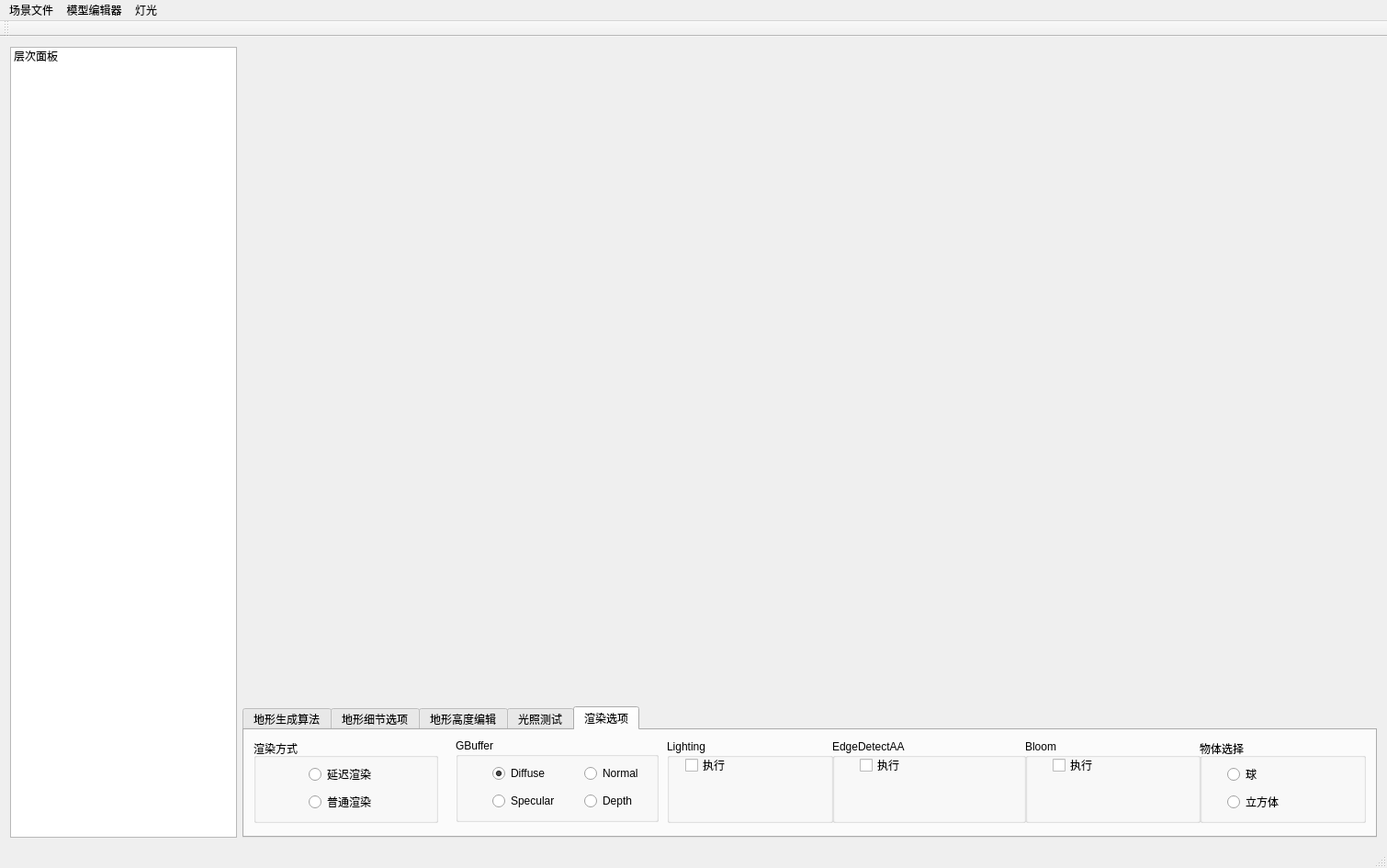
<?xml version="1.0" encoding="UTF-8"?>
<ui version="4.0">
 <class>KMyEngineEditorClass</class>
 <widget class="QMainWindow" name="KMyEngineEditorClass">
  <property name="geometry">
   <rect>
    <x>0</x>
    <y>0</y>
    <width>1510</width>
    <height>945</height>
   </rect>
  </property>
  <property name="windowTitle">
   <string>KMyEngineEditor</string>
  </property>
  <widget class="QWidget" name="centralWidget">
   <property name="sizePolicy">
    <sizepolicy hsizetype="Expanding" vsizetype="Expanding">
     <horstretch>0</horstretch>
     <verstretch>0</verstretch>
    </sizepolicy>
   </property>
   <layout class="QHBoxLayout" name="horizontalLayout" stretch="1,5">
    <item>
     <layout class="QVBoxLayout" name="verticalLayout">
      <item>
       <widget class="QListWidget" name="listWidget">
        <item>
         <property name="text">
          <string>层次面板</string>
         </property>
        </item>
       </widget>
      </item>
     </layout>
    </item>
    <item>
     <layout class="QVBoxLayout" name="verticalLayout_4" stretch="5,1">
      <item>
       <layout class="QHBoxLayout" name="EngineGridLayout"/>
      </item>
      <item>
       <layout class="QHBoxLayout" name="horizontalLayout_2">
        <item>
         <widget class="QTabWidget" name="tabWidget">
          <property name="currentIndex">
           <number>4</number>
          </property>
          <widget class="QWidget" name="tab">
           <attribute name="title">
            <string>地形生成算法</string>
           </attribute>
           <widget class="QGroupBox" name="groupBox">
            <property name="geometry">
             <rect>
              <x>20</x>
              <y>10</y>
              <width>411</width>
              <height>81</height>
             </rect>
            </property>
            <property name="title">
             <string>通用参数</string>
            </property>
            <widget class="QLabel" name="label">
             <property name="geometry">
              <rect>
               <x>30</x>
               <y>20</y>
               <width>71</width>
               <height>16</height>
              </rect>
             </property>
             <property name="text">
              <string>地形分辨率</string>
             </property>
            </widget>
            <widget class="QRadioButton" name="RBTN_2048">
             <property name="geometry">
              <rect>
               <x>50</x>
               <y>40</y>
               <width>89</width>
               <height>16</height>
              </rect>
             </property>
             <property name="text">
              <string>2048*2048</string>
             </property>
            </widget>
            <widget class="QRadioButton" name="RBTN_1024">
             <property name="geometry">
              <rect>
               <x>140</x>
               <y>40</y>
               <width>89</width>
               <height>16</height>
              </rect>
             </property>
             <property name="text">
              <string>1024*1024</string>
             </property>
            </widget>
            <widget class="QRadioButton" name="RBTN_64">
             <property name="geometry">
              <rect>
               <x>140</x>
               <y>60</y>
               <width>89</width>
               <height>16</height>
              </rect>
             </property>
             <property name="text">
              <string>64*64</string>
             </property>
            </widget>
            <widget class="QLabel" name="label_3">
             <property name="geometry">
              <rect>
               <x>230</x>
               <y>20</y>
               <width>71</width>
               <height>16</height>
              </rect>
             </property>
             <property name="text">
              <string>CellSpacing</string>
             </property>
            </widget>
            <widget class="QTextEdit" name="TEXT_CellSpacing">
             <property name="geometry">
              <rect>
               <x>260</x>
               <y>40</y>
               <width>104</width>
               <height>31</height>
              </rect>
             </property>
             <property name="tabStopWidth">
              <number>60</number>
             </property>
            </widget>
            <widget class="QRadioButton" name="RBTN_512">
             <property name="geometry">
              <rect>
               <x>50</x>
               <y>60</y>
               <width>89</width>
               <height>16</height>
              </rect>
             </property>
             <property name="text">
              <string>512*512</string>
             </property>
            </widget>
           </widget>
           <widget class="QGroupBox" name="groupBox_2">
            <property name="geometry">
             <rect>
              <x>440</x>
              <y>10</y>
              <width>511</width>
              <height>80</height>
             </rect>
            </property>
            <property name="title">
             <string>算法选择</string>
            </property>
            <widget class="QRadioButton" name="RBTN_QuadTreeLod1">
             <property name="geometry">
              <rect>
               <x>30</x>
               <y>30</y>
               <width>171</width>
               <height>16</height>
              </rect>
             </property>
             <property name="text">
              <string>四叉树+Section IB变VB定</string>
             </property>
            </widget>
            <widget class="QRadioButton" name="RBTN_QuadTreeLod2">
             <property name="geometry">
              <rect>
               <x>30</x>
               <y>60</y>
               <width>161</width>
               <height>16</height>
              </rect>
             </property>
             <property name="text">
              <string>网络学习四叉树LOD地形</string>
             </property>
            </widget>
            <widget class="QRadioButton" name="RBTN_QuadTreeLOD3">
             <property name="geometry">
              <rect>
               <x>200</x>
               <y>30</y>
               <width>171</width>
               <height>16</height>
              </rect>
             </property>
             <property name="text">
              <string>四叉树+Section IB变VB定</string>
             </property>
            </widget>
            <widget class="QRadioButton" name="RBTN_QuadTreeLOD4">
             <property name="geometry">
              <rect>
               <x>200</x>
               <y>60</y>
               <width>171</width>
               <height>16</height>
              </rect>
             </property>
             <property name="text">
              <string>四叉树+Section IB变VB定</string>
             </property>
            </widget>
            <widget class="QRadioButton" name="RBTN_DX11Tesslation">
             <property name="geometry">
              <rect>
               <x>370</x>
               <y>30</y>
               <width>171</width>
               <height>16</height>
              </rect>
             </property>
             <property name="text">
              <string>DX11曲面细分</string>
             </property>
            </widget>
           </widget>
           <widget class="QPushButton" name="BTN_CreateTerrain">
            <property name="geometry">
             <rect>
              <x>960</x>
              <y>60</y>
              <width>101</width>
              <height>31</height>
             </rect>
            </property>
            <property name="text">
             <string>生成地形</string>
            </property>
           </widget>
           <widget class="QPushButton" name="BTN_LoadHeightMap">
            <property name="geometry">
             <rect>
              <x>960</x>
              <y>20</y>
              <width>101</width>
              <height>31</height>
             </rect>
            </property>
            <property name="text">
             <string>加载高度图</string>
            </property>
           </widget>
          </widget>
          <widget class="QWidget" name="tab_2">
           <attribute name="title">
            <string>地形细节选项</string>
           </attribute>
           <widget class="QPushButton" name="pushButton_15">
            <property name="geometry">
             <rect>
              <x>560</x>
              <y>10</y>
              <width>111</width>
              <height>31</height>
             </rect>
            </property>
            <property name="text">
             <string>添加静态云</string>
            </property>
           </widget>
           <widget class="QPushButton" name="pushButton_16">
            <property name="geometry">
             <rect>
              <x>680</x>
              <y>10</y>
              <width>101</width>
              <height>31</height>
             </rect>
            </property>
            <property name="text">
             <string>开启天空盒</string>
            </property>
           </widget>
           <widget class="QPushButton" name="pushButton_17">
            <property name="geometry">
             <rect>
              <x>200</x>
              <y>10</y>
              <width>171</width>
              <height>31</height>
             </rect>
            </property>
            <property name="text">
             <string>五层纹理混合</string>
            </property>
           </widget>
           <widget class="QSlider" name="horizontalSlider_5">
            <property name="geometry">
             <rect>
              <x>410</x>
              <y>60</y>
              <width>131</width>
              <height>19</height>
             </rect>
            </property>
            <property name="orientation">
             <enum>Qt::Horizontal</enum>
            </property>
           </widget>
           <widget class="QLabel" name="label_5">
            <property name="geometry">
             <rect>
              <x>380</x>
              <y>60</y>
              <width>54</width>
              <height>12</height>
             </rect>
            </property>
            <property name="text">
             <string>深度</string>
            </property>
           </widget>
           <widget class="QLabel" name="label_2">
            <property name="geometry">
             <rect>
              <x>210</x>
              <y>60</y>
              <width>54</width>
              <height>12</height>
             </rect>
            </property>
            <property name="text">
             <string>offset</string>
            </property>
           </widget>
           <widget class="QLabel" name="label_6">
            <property name="geometry">
             <rect>
              <x>10</x>
              <y>60</y>
              <width>54</width>
              <height>12</height>
             </rect>
            </property>
            <property name="text">
             <string>tiling</string>
            </property>
           </widget>
           <widget class="QSlider" name="horizontalSlider_6">
            <property name="geometry">
             <rect>
              <x>60</x>
              <y>60</y>
              <width>121</width>
              <height>19</height>
             </rect>
            </property>
            <property name="orientation">
             <enum>Qt::Horizontal</enum>
            </property>
           </widget>
           <widget class="QPushButton" name="pushButton_20">
            <property name="geometry">
             <rect>
              <x>10</x>
              <y>10</y>
              <width>181</width>
              <height>31</height>
             </rect>
            </property>
            <property name="text">
             <string>一层纹理测试</string>
            </property>
           </widget>
           <widget class="QPushButton" name="pushButton_21">
            <property name="geometry">
             <rect>
              <x>380</x>
              <y>10</y>
              <width>161</width>
              <height>31</height>
             </rect>
            </property>
            <property name="text">
             <string>DetailMap细节纹理</string>
            </property>
           </widget>
           <widget class="QSlider" name="horizontalSlider_2">
            <property name="geometry">
             <rect>
              <x>249</x>
              <y>60</y>
              <width>121</width>
              <height>20</height>
             </rect>
            </property>
            <property name="orientation">
             <enum>Qt::Horizontal</enum>
            </property>
           </widget>
           <widget class="QPushButton" name="pushButton_22">
            <property name="geometry">
             <rect>
              <x>560</x>
              <y>50</y>
              <width>111</width>
              <height>31</height>
             </rect>
            </property>
            <property name="text">
             <string>添加动态云</string>
            </property>
           </widget>
          </widget>
          <widget class="QWidget" name="tab_7">
           <attribute name="title">
            <string>地形高度编辑</string>
           </attribute>
          </widget>
          <widget class="QWidget" name="tab_3">
           <attribute name="title">
            <string>光照测试</string>
           </attribute>
           <widget class="QGroupBox" name="groupBox_3">
            <property name="geometry">
             <rect>
              <x>10</x>
              <y>10</y>
              <width>241</width>
              <height>101</height>
             </rect>
            </property>
            <property name="title">
             <string>属性选择</string>
            </property>
            <widget class="QRadioButton" name="radioButton_3">
             <property name="geometry">
              <rect>
               <x>50</x>
               <y>80</y>
               <width>131</width>
               <height>16</height>
              </rect>
             </property>
             <property name="text">
              <string>材质属性：Diffuse</string>
             </property>
            </widget>
            <widget class="QRadioButton" name="radioButton_2">
             <property name="geometry">
              <rect>
               <x>50</x>
               <y>50</y>
               <width>151</width>
               <height>16</height>
              </rect>
             </property>
             <property name="text">
              <string>材质属性：Specular</string>
             </property>
            </widget>
            <widget class="QRadioButton" name="radioButton">
             <property name="geometry">
              <rect>
               <x>50</x>
               <y>20</y>
               <width>101</width>
               <height>20</height>
              </rect>
             </property>
             <property name="text">
              <string>灯光方向</string>
             </property>
             <property name="checked">
              <bool>false</bool>
             </property>
            </widget>
           </widget>
           <widget class="QGroupBox" name="groupBox_4">
            <property name="geometry">
             <rect>
              <x>270</x>
              <y>10</y>
              <width>611</width>
              <height>101</height>
             </rect>
            </property>
            <property name="title">
             <string>参数调整</string>
            </property>
            <widget class="QSlider" name="Slider_LightDirZ">
             <property name="geometry">
              <rect>
               <x>310</x>
               <y>20</y>
               <width>160</width>
               <height>19</height>
              </rect>
             </property>
             <property name="minimum">
              <number>-100</number>
             </property>
             <property name="maximum">
              <number>100</number>
             </property>
             <property name="pageStep">
              <number>1</number>
             </property>
             <property name="orientation">
              <enum>Qt::Horizontal</enum>
             </property>
            </widget>
            <widget class="QLabel" name="label_LightDirZ">
             <property name="geometry">
              <rect>
               <x>490</x>
               <y>20</y>
               <width>91</width>
               <height>16</height>
              </rect>
             </property>
             <property name="font">
              <font>
               <pointsize>9</pointsize>
              </font>
             </property>
             <property name="text">
              <string>z</string>
             </property>
            </widget>
            <widget class="QLabel" name="label_LightDirW">
             <property name="geometry">
              <rect>
               <x>490</x>
               <y>60</y>
               <width>91</width>
               <height>16</height>
              </rect>
             </property>
             <property name="font">
              <font>
               <pointsize>9</pointsize>
              </font>
             </property>
             <property name="toolTip">
              <string/>
             </property>
             <property name="text">
              <string>w</string>
             </property>
            </widget>
            <widget class="QSlider" name="Slider_LightDirW">
             <property name="geometry">
              <rect>
               <x>310</x>
               <y>60</y>
               <width>160</width>
               <height>19</height>
              </rect>
             </property>
             <property name="toolTip">
              <string>属性为Specular的时候，这个值表示的是光照强度</string>
             </property>
             <property name="orientation">
              <enum>Qt::Horizontal</enum>
             </property>
            </widget>
            <widget class="QSlider" name="Slider_LightDirX">
             <property name="geometry">
              <rect>
               <x>30</x>
               <y>20</y>
               <width>160</width>
               <height>19</height>
              </rect>
             </property>
             <property name="minimum">
              <number>-100</number>
             </property>
             <property name="maximum">
              <number>100</number>
             </property>
             <property name="pageStep">
              <number>1</number>
             </property>
             <property name="orientation">
              <enum>Qt::Horizontal</enum>
             </property>
            </widget>
            <widget class="QLabel" name="label_LightDirX">
             <property name="geometry">
              <rect>
               <x>210</x>
               <y>20</y>
               <width>81</width>
               <height>16</height>
              </rect>
             </property>
             <property name="font">
              <font>
               <pointsize>9</pointsize>
              </font>
             </property>
             <property name="text">
              <string>x</string>
             </property>
            </widget>
            <widget class="QSlider" name="Slider_LightDirY">
             <property name="geometry">
              <rect>
               <x>30</x>
               <y>60</y>
               <width>160</width>
               <height>19</height>
              </rect>
             </property>
             <property name="minimum">
              <number>-100</number>
             </property>
             <property name="maximum">
              <number>100</number>
             </property>
             <property name="pageStep">
              <number>1</number>
             </property>
             <property name="orientation">
              <enum>Qt::Horizontal</enum>
             </property>
            </widget>
            <widget class="QLabel" name="label_LightDirY">
             <property name="geometry">
              <rect>
               <x>210</x>
               <y>60</y>
               <width>71</width>
               <height>21</height>
              </rect>
             </property>
             <property name="font">
              <font>
               <pointsize>9</pointsize>
              </font>
             </property>
             <property name="text">
              <string>y</string>
             </property>
            </widget>
           </widget>
          </widget>
          <widget class="QWidget" name="tab_4">
           <attribute name="title">
            <string>渲染选项</string>
           </attribute>
           <widget class="QGroupBox" name="groupBox_5">
            <property name="geometry">
             <rect>
              <x>10</x>
              <y>10</y>
              <width>201</width>
              <height>91</height>
             </rect>
            </property>
            <property name="title">
             <string>渲染方式</string>
            </property>
            <widget class="QRadioButton" name="radioButton_4">
             <property name="geometry">
              <rect>
               <x>60</x>
               <y>30</y>
               <width>89</width>
               <height>16</height>
              </rect>
             </property>
             <property name="text">
              <string>延迟渲染</string>
             </property>
            </widget>
            <widget class="QRadioButton" name="radioButton_5">
             <property name="geometry">
              <rect>
               <x>60</x>
               <y>60</y>
               <width>89</width>
               <height>16</height>
              </rect>
             </property>
             <property name="text">
              <string>普通渲染</string>
             </property>
            </widget>
           </widget>
           <widget class="QGroupBox" name="groupBox_6">
            <property name="geometry">
             <rect>
              <x>230</x>
              <y>9</y>
              <width>221</width>
              <height>91</height>
             </rect>
            </property>
            <property name="title">
             <string>GBuffer</string>
            </property>
            <widget class="QRadioButton" name="rbtn_ro_differse">
             <property name="geometry">
              <rect>
               <x>40</x>
               <y>30</y>
               <width>81</width>
               <height>16</height>
              </rect>
             </property>
             <property name="text">
              <string>Diffuse</string>
             </property>
             <property name="checked">
              <bool>true</bool>
             </property>
             <attribute name="buttonGroup">
              <string notr="true">btnGroup_Ro_GBuffer</string>
             </attribute>
            </widget>
            <widget class="QRadioButton" name="rbtn_ro_normal">
             <property name="geometry">
              <rect>
               <x>140</x>
               <y>30</y>
               <width>81</width>
               <height>16</height>
              </rect>
             </property>
             <property name="text">
              <string>Normal</string>
             </property>
             <attribute name="buttonGroup">
              <string notr="true">btnGroup_Ro_GBuffer</string>
             </attribute>
            </widget>
            <widget class="QRadioButton" name="rbtn_ro_specular">
             <property name="geometry">
              <rect>
               <x>40</x>
               <y>60</y>
               <width>81</width>
               <height>16</height>
              </rect>
             </property>
             <property name="text">
              <string>Specular</string>
             </property>
             <attribute name="buttonGroup">
              <string notr="true">btnGroup_Ro_GBuffer</string>
             </attribute>
            </widget>
            <widget class="QRadioButton" name="rbtn_ro_depth">
             <property name="geometry">
              <rect>
               <x>140</x>
               <y>60</y>
               <width>81</width>
               <height>16</height>
              </rect>
             </property>
             <property name="text">
              <string>Depth</string>
             </property>
             <attribute name="buttonGroup">
              <string notr="true">btnGroup_Ro_GBuffer</string>
             </attribute>
            </widget>
           </widget>
           <widget class="QGroupBox" name="groupBox_7">
            <property name="geometry">
             <rect>
              <x>640</x>
              <y>10</y>
              <width>211</width>
              <height>91</height>
             </rect>
            </property>
            <property name="title">
             <string>EdgeDetectAA</string>
            </property>
            <widget class="QCheckBox" name="cbox_edgeDetectedAll">
             <property name="geometry">
              <rect>
               <x>30</x>
               <y>20</y>
               <width>71</width>
               <height>16</height>
              </rect>
             </property>
             <property name="text">
              <string>执行</string>
             </property>
            </widget>
           </widget>
           <widget class="QGroupBox" name="groupBox_8">
            <property name="geometry">
             <rect>
              <x>460</x>
              <y>10</y>
              <width>181</width>
              <height>91</height>
             </rect>
            </property>
            <property name="title">
             <string>Lighting</string>
            </property>
            <widget class="QCheckBox" name="cbox_light">
             <property name="geometry">
              <rect>
               <x>20</x>
               <y>20</y>
               <width>71</width>
               <height>16</height>
              </rect>
             </property>
             <property name="text">
              <string>执行</string>
             </property>
            </widget>
           </widget>
           <widget class="QGroupBox" name="groupBox_9">
            <property name="geometry">
             <rect>
              <x>850</x>
              <y>10</y>
              <width>191</width>
              <height>91</height>
             </rect>
            </property>
            <property name="title">
             <string>Bloom</string>
            </property>
            <widget class="QCheckBox" name="cbox_bloom">
             <property name="geometry">
              <rect>
               <x>30</x>
               <y>20</y>
               <width>71</width>
               <height>16</height>
              </rect>
             </property>
             <property name="text">
              <string>执行</string>
             </property>
            </widget>
           </widget>
           <widget class="QGroupBox" name="groupBox_10">
            <property name="geometry">
             <rect>
              <x>1040</x>
              <y>10</y>
              <width>181</width>
              <height>91</height>
             </rect>
            </property>
            <property name="title">
             <string>物体选择</string>
            </property>
            <widget class="QRadioButton" name="radioButton_10">
             <property name="geometry">
              <rect>
               <x>30</x>
               <y>30</y>
               <width>89</width>
               <height>16</height>
              </rect>
             </property>
             <property name="text">
              <string>球</string>
             </property>
            </widget>
            <widget class="QRadioButton" name="radioButton_11">
             <property name="geometry">
              <rect>
               <x>30</x>
               <y>60</y>
               <width>89</width>
               <height>16</height>
              </rect>
             </property>
             <property name="text">
              <string>立方体</string>
             </property>
            </widget>
           </widget>
          </widget>
         </widget>
        </item>
       </layout>
      </item>
     </layout>
    </item>
   </layout>
  </widget>
  <widget class="QMenuBar" name="menuBar">
   <property name="geometry">
    <rect>
     <x>0</x>
     <y>0</y>
     <width>1510</width>
     <height>23</height>
    </rect>
   </property>
   <widget class="QMenu" name="menu">
    <property name="title">
     <string>场景文件</string>
    </property>
    <addaction name="actionXinjianchangjing"/>
    <addaction name="actionChangjingbaocun"/>
   </widget>
   <widget class="QMenu" name="menu_2">
    <property name="title">
     <string>模型编辑器</string>
    </property>
   </widget>
   <widget class="QMenu" name="menu_3">
    <property name="title">
     <string>灯光</string>
    </property>
   </widget>
   <addaction name="menu"/>
   <addaction name="menu_2"/>
   <addaction name="menu_3"/>
  </widget>
  <widget class="QToolBar" name="mainToolBar">
   <attribute name="toolBarArea">
    <enum>TopToolBarArea</enum>
   </attribute>
   <attribute name="toolBarBreak">
    <bool>false</bool>
   </attribute>
  </widget>
  <widget class="QStatusBar" name="statusBar"/>
  <action name="actionXinjianchangjing">
   <property name="text">
    <string>新建场景</string>
   </property>
  </action>
  <action name="actionChangjingbaocun">
   <property name="text">
    <string>保存场景</string>
   </property>
  </action>
 </widget>
 <layoutdefault spacing="6" margin="11"/>
 <resources>
  <include location="kmyengineeditor.qrc"/>
 </resources>
 <connections/>
 <slots>
  <slot>setLightDir()</slot>
 </slots>
 <buttongroups>
  <buttongroup name="btnGroup_Ro_GBuffer"/>
 </buttongroups>
</ui>
